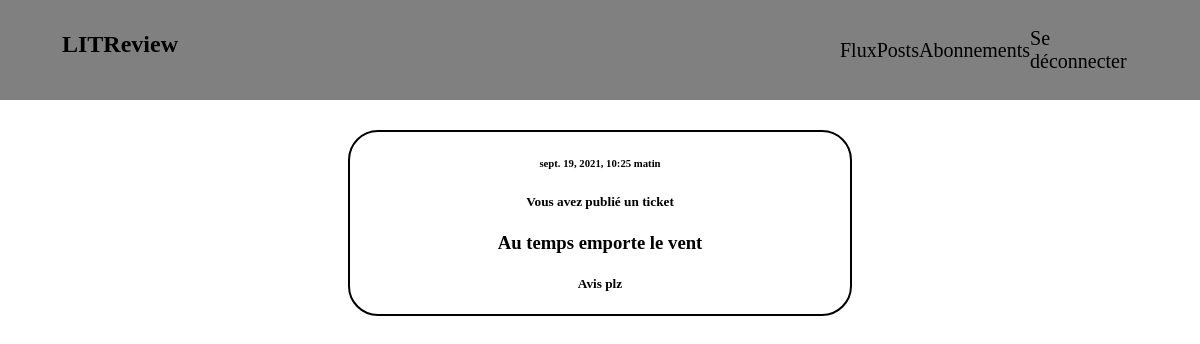
The page /posts/ (signed in) on the database as committed earlier.
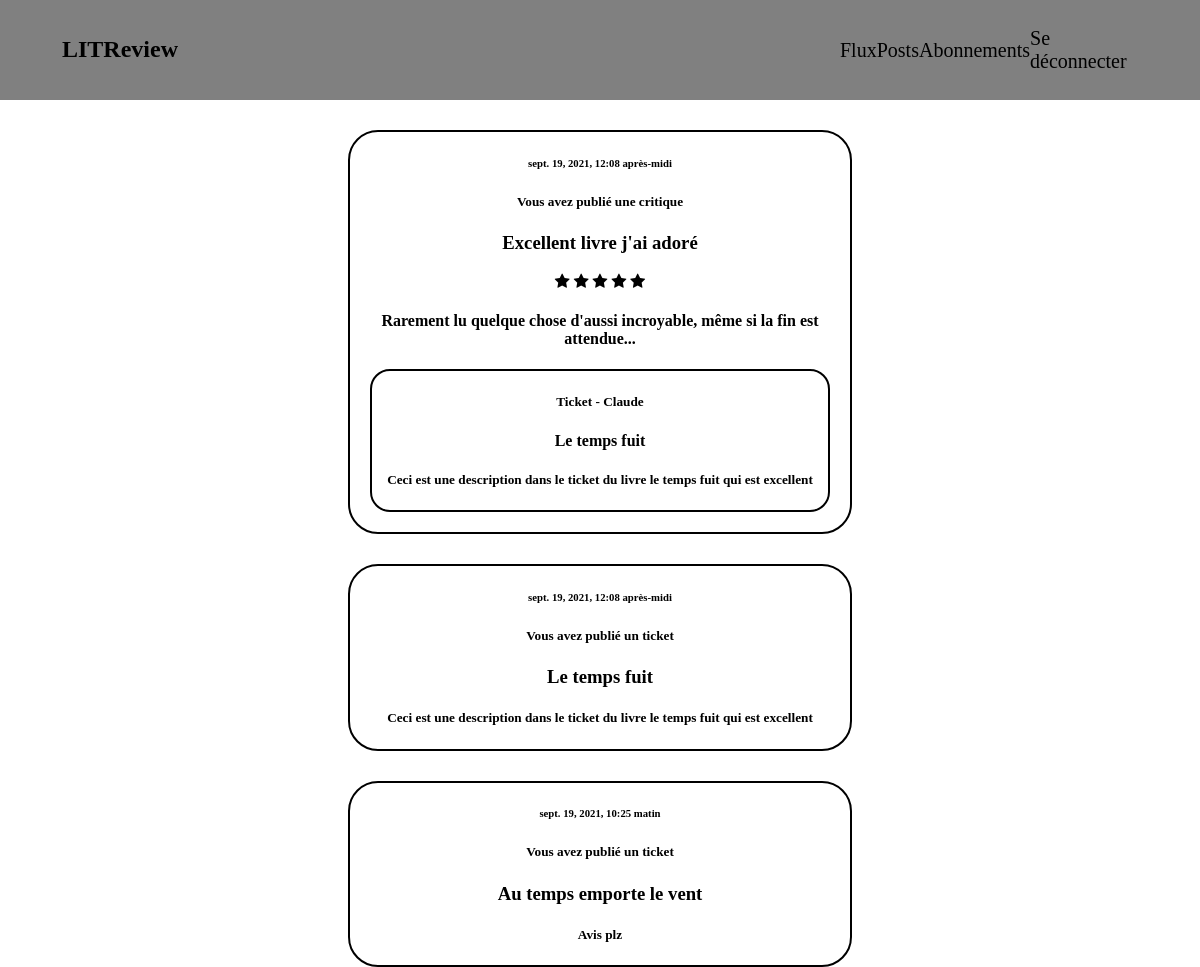
The same page on the database as committed later.
### posts/models.py (models this page shows, shortened)
class Ticket(models.Model):
    title = models.CharField(max_length=128)
    description = models.TextField(max_length=2048,blank=True)
    user = models.ForeignKey(to=settings.AUTH_USER_MODEL,on_delete=models.CASCADE)
    image = models.ImageField(null=True,blank=True)
    time_created = models.DateTimeField(auto_now_add=True)

class Review(models.Model):
    ticket = models.ForeignKey(to=Ticket, on_delete=models.CASCADE)
    rating = models.PositiveSmallIntegerField(
        validators=[MinValueValidator(0), MaxValueValidator(5)])
    headline = models.CharField(max_length=128)
    body = models.CharField(max_length=8192, blank=True)
    user = models.ForeignKey(
        to=settings.AUTH_USER_MODEL, on_delete=models.CASCADE)
    time_created = models.DateTimeField(auto_now_add=True)

### posts/views.py (the view)
# urls.py: path('posts/',CriticsMyHome.as_view(),name='myposts'),
class CriticsMyHome(ListView):
    model = Ticket
    context_object_name = "posts"
    template_name = 'posts/mypost.html'
    def get_queryset(self):
        all_tickets = Ticket.objects.all()
        tickets = Ticket.objects.filter(user_id=self.request.user.id)
        reviews = Review.objects.filter(user_id=self.request.user.id)
        users = User.objects.all()
        for review in reviews:
            for ticket in all_tickets:
                if ticket.id == review.ticket_id:
                    review.ticket = ticket
        for review in reviews:
            review.username = self.request.user.username
        for ticket in tickets:
            ticket.username = self.request.user.username
        for user in users:
            for review in reviews:
                if review.ticket.user_id == user.id:
                    review.ticket.username = user.username
        result_list = sorted(
            chain(tickets, reviews),
            key=lambda instance: instance.time_created,reverse=True)
        return result_list

### posts/templates/posts/mypost.html (shortened to what this page needs)
{% extends 'base.html' %}
{% block content %}
{% load static %}
<link rel="stylesheet" href="{% static 'css/style_ticket_list.css' %}">
    <div id = 'flux'>
    {% if posts %}
        {% for post in posts %}
            {% if post.headline != None %}
                <div class = 'review'>
                    <div>
                            <h6>{{post.time_created}}</h6>
                            {% if user.id == post.user_id %}
                                <h5>Vous avez publié une critique</h5>
                            {% endif %}
                                    <h3>{{post.headline}}</h3>
                                    <link rel="stylesheet" href="https://cdnjs.cloudflare.com/ajax/libs/font-awesome/4.7.0/css/font-awesome.min.css">
                                    {% for x in ""|ljust:post.rating %}
                                        {% if forloop.counter0 <= post.rating %}
                                            <span class="fa fa-star"></span>
                                        {% endif %}
                                    {% endfor %}
                                    <h4>{{post.body}}</h4>
                    </div>
                    <div class ='ticket_in'>
                        <h5>Ticket - {{post.ticket.username}}</h5>
                        <h4>{{post.ticket.title}}</h4>
                        <h5>{{post.ticket.description}}</h5>
                    </div>
                </div>
            {% else %}
                    <div class = 'ticket'>
                        <article>
                            <h6>{{ post.time_created }}</h6>
                            {% if user.username == post.user.username %}
                            <h5>Vous avez publié un ticket</h5>
                            <h3>{{ post.title}}</h3>
                            <h5>{{ post.description }}</h5>
                            {% endif %}
                        </article>
                    </div>
            {% endif %}
        {% endfor %}
    {% endif %}
    </div>
{% endblock %}

### templates/base.html (shortened to what this page needs)
<!DOCTYPE html>
{% load static %}
<html lang="en">
<head>
    <div id="rectangle">
        <link rel="stylesheet" href="{% static 'css/base.css' %}">
        <h2 id="title">LITReview</h2>
    <nav>
          <ul class="menu">
              {% if user.is_authenticated %}
            <li><a href="/home">Flux</a></li>
            <li><a href="/posts">Posts</a></li>
            <li><a href="/followed">Abonnements</a></li>
              <li><a href="/logout">Se déconnecter</a></li>
              {% endif %}
          </ul>
    </nav>
    </div>
</head>
<body>
    {% block content %}
    {% endblock %}
</body>
</html>

### posts/static/css/base.css (style rules this page uses)
html { margin : 0; }
body { margin : 0; }
#rectangle { width: 100%; background-color:grey; height: 100px; display : flex; margin : 0; }
nav { margin : auto; width:50%; }
#rectangle ul { display : flex; margin-left:500px; }
#rectangle li { display: inline-block; font-size : 20px; margin : auto; }
a:link { color : black; background-color: transparent; text-decoration: none; }
#title { position: absolute; top : 3%; left: 10%; transform: translate(-50%, -50%); }

### posts/static/css/style_ticket_list.css (style rules this page uses)
#flux { text-align: center; display : flex; flex-direction : column; align-items: center; justify-content: center; }
.review, .ticket { border : solid 2px black; width : 500px; margin-top : 30px; border-radius : 30px; }
.ticket_in { border : solid 2px black; margin-top : 20px; border-radius : 20px; margin : 20px; }

Rows that differ between the two databases and show on the page:
added Review: time_created "sept. 19, 2021, 12:08 après-midi", shows "Vous avez publié une critique", headline "Excellent livre j'ai adoré", rating 5 (drawn), body "Rarement lu quelque chose d'aussi incroyable, même si la fin est attendue...", ticket.username "Claude", ticket "Le temps fuit", ticket.description "Ceci est une description dans le ticket du livre le temps fuit qui est excellent"
added Ticket: time_created "sept. 19, 2021, 12:08 après-midi", title "Le temps fuit", description "Ceci est une description dans le ticket du livre le temps fuit qui est excellent"
